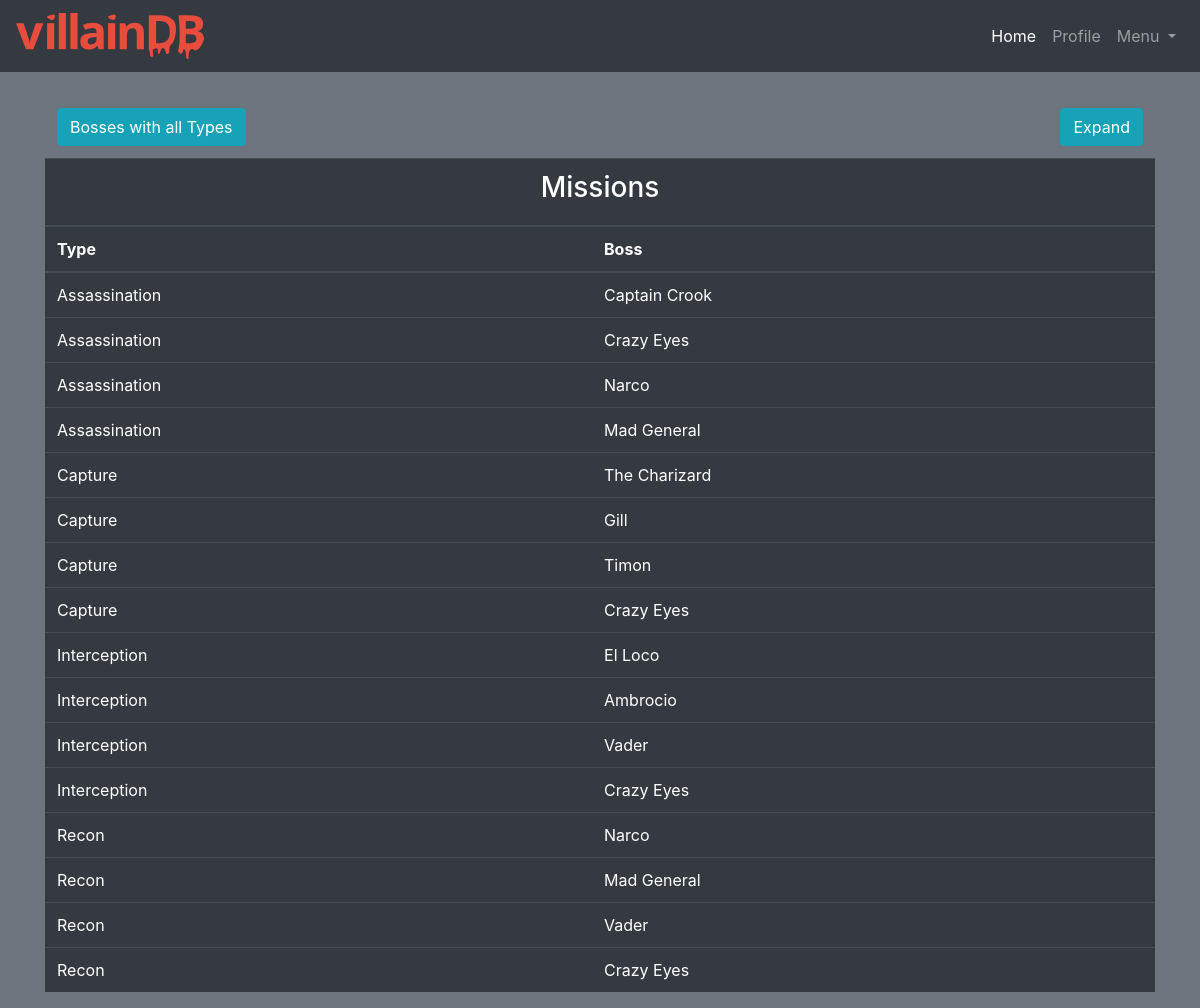
The app's page /boss/missions.php (signed in) with its own data.
### tables this page shows
create table if not exists mission(
  name ENUM('Assassination', 'Capture', 'Interception', 'Recon',
    'Destruction') not null,
  boss Integer not null,
  target varchar(30) not null,
  Primary Key(name, target, boss),
  Index summary (name, target),
  Foreign Key(boss) references boss(id)
);

create table if not exists boss(
  id Integer Primary Key,
  base Integer not null,
  effectiveness Integer not null,
  name varchar(20) not null,
  Foreign Key(id) references users(id),
  Foreign Key(base) references base(id)
);

### html/resources/php/mission_display.php (the view, shortened to what this page needs)
<?php
include 'connect.php';
$target_var="";
$description_var="";
switch ($_SESSION['access']) {
  case 'villain':
    $mquery = "select mission.name, boss.name as bname $target_var $description_var from mission left join mission_description on mission.target=mission_description.target left join boss on mission.boss=boss.id order by mission.name";
    break;
}
$conn = new mysqli($db_host, $db_user, $db_pass, $db);
try {
  $conn->begin_transaction(MYSQLI_TRANS_START_READ_ONLY);
  $result = $conn->query($mquery);
  $conn->commit();
?>
<table class="table bg-secondary table-borderless mb-0">
  <thead>
    <tr class="bg-secondary text-light">
      <th colspan="2" scope="col" class="text-center">
        <?php
          $buttonhtml = '<input id="divbtn" type="button" data-toggle="modal" data-target="#divModal" class="btn btn-info float-left" action="submit" value="Bosses with all Types"/>';
          if ($_SESSION['access']=="villain") {
          echo $buttonhtml;
          }
        ?>
        <?php
          $buttonhtml = '<input id="avgbtn" type="button" data-toggle="modal" data-target="#expandModal" class="btn btn-info float-right" action="submit" value="Expand"/>';
          if ($_SESSION['access']=="villain") {
            echo $buttonhtml;
          }
        ?>
      </th>
    </tr>
</table>
<table class="table table-dark">
  <thead>
<tr>
  <th colspan="2" scope="col" class="text-center">
    <h3>Missions</h3>
  </th>
</tr>
<tr>
    <th scope="col">Type</th>
    <th scope="col">Boss</th>
</tr>
</thead>
<?php
  while ($row = $result->fetch_assoc()):
?>
<tr>
  <td scope="row"> <?php echo ucfirst($row['name']); ?> </td>
  <td> <?php echo $row['bname']; ?> </td>
</tr>
<?php endwhile;
} catch (exception $e) {
  $conn->rollback();
  $conn->close();
}
?>

### records on screen
mission: name "Assassination", boss.name "Captain Crook"
mission: name "Assassination", boss.name "Crazy Eyes"
mission: name "Assassination", boss.name "Narco"
mission: name "Assassination", boss.name "Mad General"
mission: name "Capture", boss.name "The Charizard"
mission: name "Capture", boss.name "Gill"
mission: name "Capture", boss.name "Timon"
mission: name "Capture", boss.name "Crazy Eyes"
mission: name "Interception", boss.name "El Loco"
mission: name "Interception", boss.name "Ambrocio"
mission: name "Interception", boss.name "Vader"
mission: name "Interception", boss.name "Crazy Eyes"
mission: name "Recon", boss.name "Narco"
mission: name "Recon", boss.name "Mad General"
mission: name "Recon", boss.name "Vader"
mission: name "Recon", boss.name "Crazy Eyes"
